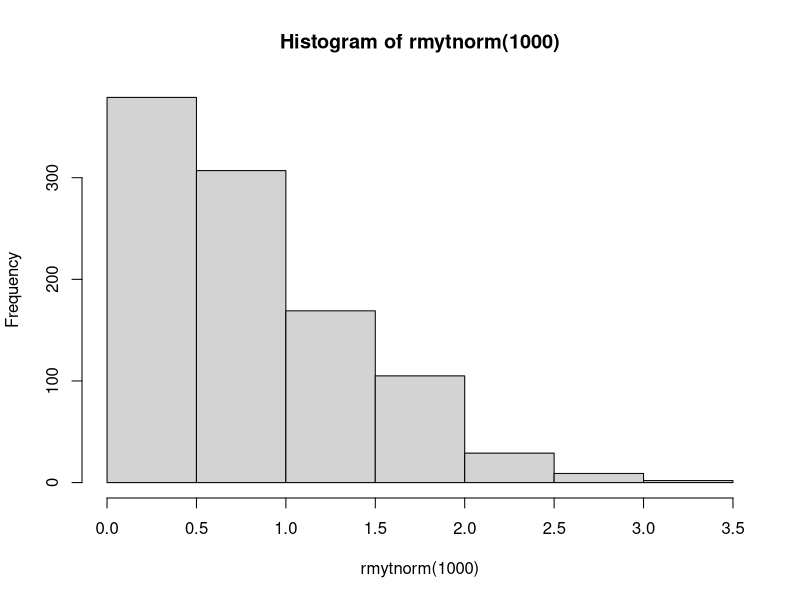
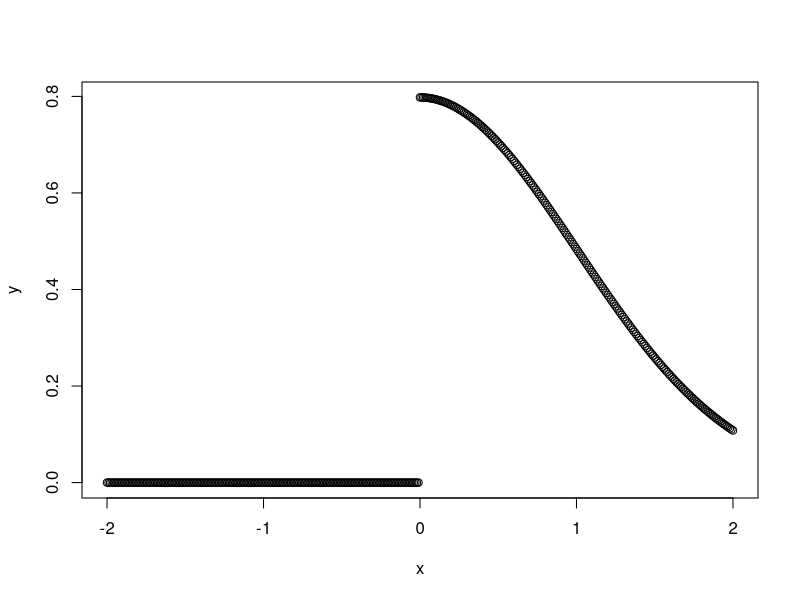

Write R code to recreate these figures, in order.
## ---- chunk 1
#explain loops and conditionals 
rmytnorm <- function(n=1,md=0){ 
  v <- rep (NA,n)
  for (i in 1:n) {
    rmyt <- rnorm (1, mean=md)
    while (rmyt <0) {
      rmyt <- rnorm (1, mean=md)
    }
    v [i] <- rmyt
  }
  return (v)
  
}

dmytnorm <-function(x, md=0) {
  v <- rep(NA,length(x))
  for (i in 1:length(x)){
   if (x[i]<0 ) {
    v[i]=(0)
     }  else {v[i]<-(2*dnorm(x[i],mean=md))} 
       
  }
   return (v)}
 
## ---- chunk 2
rmytnorm(10)
dmytnorm (c(-2,-1,0, 1,2))
hist(rmytnorm(1000))
x=seq(from=-2, to=2, by=0.01) 
y=dmytnorm(x)
plot(x,y)

